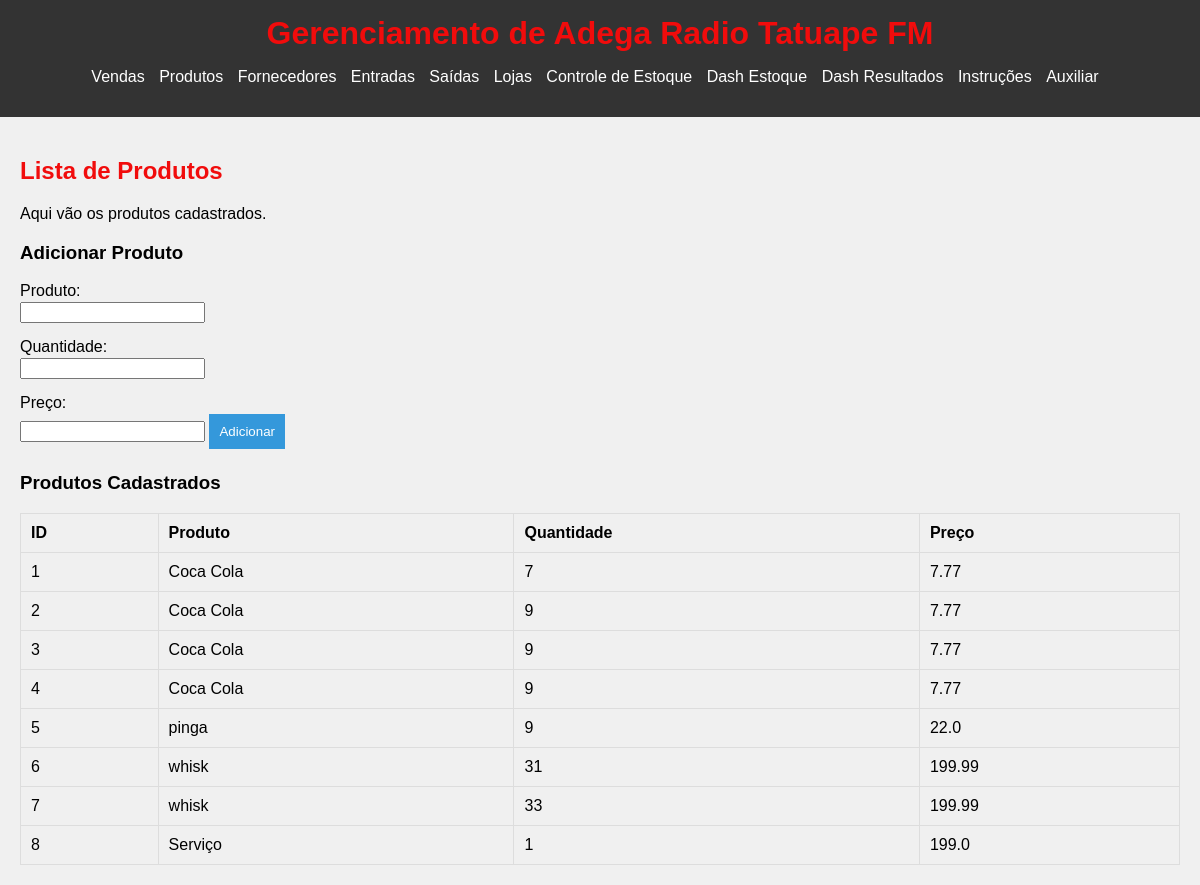
/prod, run on the app's committed database.
### tables this page shows
CREATE TABLE estoque (
        id INTEGER PRIMARY KEY AUTOINCREMENT,
        produto TEXT NOT NULL,
        quantidade INTEGER NOT NULL,
        preco REAL NOT NULL
    );

### app.py (the view)
@app.route('/prod')
def lista_produtos():
    conn = sqlite3.connect('adega.db')
    cursor = conn.cursor()
    cursor.execute('SELECT * FROM estoque')
    produtos = cursor.fetchall()
    conn.close()
    return render_template('prod.html', produtos=produtos)

### templates/prod.html
{% extends "base.html" %}
{% block content %}
<h2>Lista de Produtos</h2>
<p>Aqui vão os produtos cadastrados.</p>
<form action="/add" method="POST">
    <h3>Adicionar Produto</h3>
    <label for="produto">Produto:</label>
    <input type="text" id="produto" name="produto" required>
    <label for="quantidade">Quantidade:</label>
    <input type="number" id="quantidade" name="quantidade" required>
    <label for="preco">Preço:</label>
    <input type="number" step="0.01" id="preco" name="preco" required>
    <button type="submit">Adicionar</button>
</form>
<h3>Produtos Cadastrados</h3>
<table>
    <thead>
        <tr>
            <th>ID</th>
            <th>Produto</th>
            <th>Quantidade</th>
            <th>Preço</th>
        </tr>
    </thead>
    <tbody>
        {% for produto in produtos %}
        <tr>
            <td>{{ produto[0] }}</td>
            <td>{{ produto[1] }}</td>
            <td>{{ produto[2] }}</td>
            <td>{{ produto[3] }}</td>
        </tr>
        {% endfor %}
    </tbody>
</table>
{% endblock %}

### static/styles.css (style rules this page uses)
body { font-family: Arial, sans-serif; margin: 20px; }
h1, h2 { color: #f10c0c; }
form { margin-bottom: 20px; }
label { display: block; margin: 5px 0 2px; }
input { margin-bottom: 10px; }
button { background-color: #3498db; color: white; border: none; padding: 10px; cursor: pointer; }
table { width: 100%; border-collapse: collapse; }
body { font-family: Arial, sans-serif; margin: 0; padding: 0; background-color: #f0f0f0; }
th, td { padding: 10px; border: 1px solid #ddd; text-align: left; }

### data on the page
estoque: id "1", produto "Coca Cola", quantidade "7", preco "7.77"
estoque: id "2", produto "Coca Cola", quantidade "9", preco "7.77"
estoque: id "3", produto "Coca Cola", quantidade "9", preco "7.77"
estoque: id "4", produto "Coca Cola", quantidade "9", preco "7.77"
estoque: id "5", produto "pinga", quantidade "9", preco "22.0"
estoque: id "6", produto "whisk", quantidade "31", preco "199.99"
estoque: id "7", produto "whisk", quantidade "33", preco "199.99"
estoque: id "8", produto "Serviço", quantidade "1", preco "199.0"
